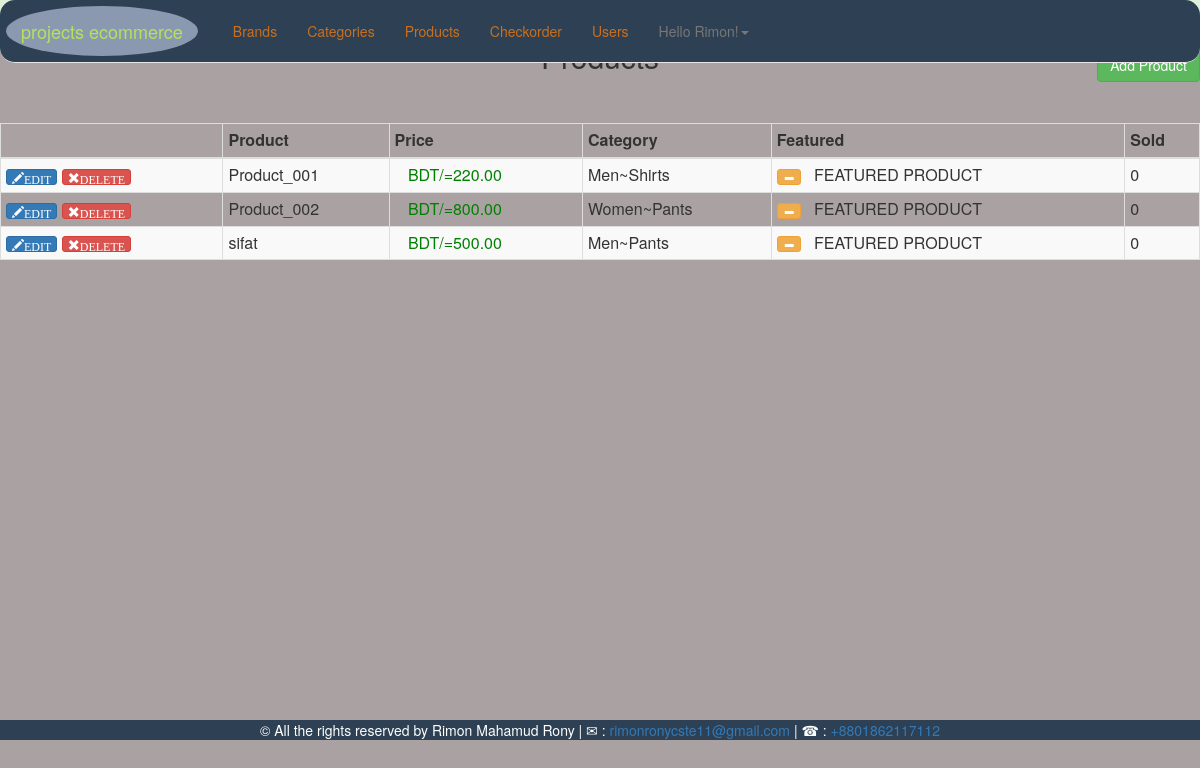
/admin/products.php (signed in), run on the app's committed database.
### tables this page shows
CREATE TABLE `users` (
  `id` int(11) NOT NULL,
  `full_name` varchar(255) NOT NULL,
  `email` varchar(175) NOT NULL,
  `password` varchar(255) NOT NULL,
  `join_date` datetime NOT NULL DEFAULT CURRENT_TIMESTAMP,
  `last_login` datetime NOT NULL,
  `permissions` varchar(255) NOT NULL
);

CREATE TABLE `products` (
  `id` int(11) NOT NULL,
  `title` varchar(255) NOT NULL,
  `price` decimal(10,2) NOT NULL,
  `list_price` decimal(10,2) NOT NULL,
  `brand` int(11) NOT NULL,
  `categories` varchar(255) NOT NULL,
  `image` varchar(255) NOT NULL,
  `description` text NOT NULL,
  `featured` tinyint(4) NOT NULL DEFAULT '0',
  `sizes` text NOT NULL,
  `deleted` int(11) NOT NULL DEFAULT '0'
);

### helpers/helpers.php (called while the page is built, shortened)
  <?php
function money($number){
  return '&nbsp;&nbsp; BDT/=' .number_format($number,2);
}
  function has_permission($permission = 'admin'){
    global $user_data;
    $permissions = explode(',' , $user_data['permissions']);
    if(in_array($permission,$permissions,true)){
      return true;
    }
    return false;
  }
?>

### admin/products.php (the view, shortened to what this page needs)
<?php
	require_once $_SERVER['DOCUMENT_ROOT'].'/tutorial/core/init.php';
	include 'includes/head.php';
	include 'includes/navigation.php';
	$dbpath ='';
	if (isset($_GET['add']) || isset($_GET['edit'])) {
		$brandQuery = $db->query("SELECT *FROM brand ORDER BY brand");
		$parentQuery = $db->query("SELECT *FROM categories WHERE parent = 0 ORDER BY category");
		$title = ((isset($_POST['title']) && $_POST['title'] != '')?sanitize($_POST['title']):'');
		$brand = ((isset($_POST['brand']) && !empty($_POST['brand']))?sanitize($_POST['brand']):'');
		$parent = ((isset($_POST['parent']) && !empty($_POST['parent']))?sanitize($_POST['parent']):'');
		$category =((isset($_POST['child'])) && !empty($_POST['child'])?sanitize($_POST['child']):'');
		$price = ((isset($_POST['price']) && $_POST['price'] != '')?sanitize($_POST['price']):'');
		$list_price = ((isset($_POST['list_price']) && $_POST['list_price'] != '')?sanitize($_POST['list_price']):'');
		$list_price = ((isset($_POST['list_price']) && $_POST['list_price'] != '')?sanitize($_POST['list_price']):'');
		$description = ((isset($_POST['description']) && $_POST['description'] != '')?sanitize($_POST['description']):'');
		$sizes = ((isset($_POST['sizes']) && $_POST['sizes'] != '')?sanitize($_POST['sizes']):'');
		$sizes= rtrim($sizes,',');
		$saved_image ='';
		if (isset($_GET['edit'])) {
			$edit_id = (int)$_GET['edit'];
			$productResults = $db->query("SELECT *FROM products WHERE id ='$edit_id' ");
			$product = mysqli_fetch_assoc($productResults);
				if (isset($_GET['delete_image'])) {
					$image_url = $_SERVER['DOCUMENT_ROOT'].$product['image'];
					unlink($image_url);
					$db->query("UPDATE products SET image ='' WHERE id = '$edit_id' ");
					header('Location: products.php?edit='.$edit_id);
				}
			$category = ((isset($_POST['child']) && $_POST['child'] != '')? sanitize($_POST['child']):$product['categories']);
			$title = ((isset($_POST['title']) && $_POST['title'] !='')?sanitize($_POST['title']):$product['title']);
			$brand = ((isset($_POST['brand']) && $_POST['brand'] !='')?sanitize($_POST['brand']):$product['brand']);
			$parentQ = $db->query("SELECT *FROM categories WHERE id = '$category' ");
			$parentResult = mysqli_fetch_assoc($parentQ);
			$parent = ((isset($_POST['parent']) && $_POST['parent'] !='')?sanitize($_POST['parent']):$parentResult['parent']);
			$price = ((isset($_POST['price']) && $_POST['price'] !='')?sanitize($_POST['price']):$product['price']);
			$list_price = ((isset($_POST['list_price']) && $_POST['list_price'] !='')?sanitize($_POST['list_price']):$product['list_price']);
			$description = ((isset($_POST['description']) && $_POST['description']!='')?sanitize($_POST['description']):$product['description']);
			$sizes = ((isset($_POST['sizes']) && $_POST['sizes']!='')?sanitize($_POST['sizes']):$product['sizes']);
			$sizes= rtrim($sizes,',');
			$saved_image = (($product['image'] != '')?$product['image']:'');
			$dbpath = $saved_image;
		}
		if (!empty($sizes)) {
				$sizeString = sanitize($sizes);
				$sizeString = rtrim($sizeString, ',');
				$sizesArray = explode(',', $sizeString);
				$sArray = array();
				$qArray = array();
				foreach ($sizesArray as $ss) {
					$s = explode(':',$ss);
					$sArray[] = $s[0];
					$qArray[] = $s[1];
				}
			}else{
				$sizesArray = array();
			}
		$sizesArray = array();
		if ($_POST) {
			$errors= array();
			$required = array('title','brand', 'price' ,'parent',  'child','sizes');
			foreach ($required as $field) {
				if ($_POST[$field] == '') {
					$errors [] = 'All fields with and astrisk are required';
					break;
				}
			}
			if (!empty($_FILES)) {
				$photo = $_FILES['photo'];
				$name = $photo['name'];
				$nameArray = explode('.',$name);
				$filename = $nameArray[0];
				$fileExt = $nameArray[1];
				$mime = explode('/',$photo['type']);
				$mimeType = $mime[0];
				$mimeExt = $mime[1];
				$tmpLoc = $photo['tmp_name'];
				$fileSize = $photo['size'];
				$allowed = array('png','jpg','jpeg','gif');
				$uploadName = md5(microtime()).'.'.$fileExt;
				$uploadPath = BASEURL.'images/products/'.$uploadName;
				$dbpath = '/tutorial/images/products/'.$uploadName;
				if ($mimeType != 'image') {
					$errors[] ='The file must be an image';
				}
				if (!in_array($fileExt, $allowed)) {
					$errors[] = 'The photo extension must be a png/jpg/jpeg/gif.';
				}
				if ($fileSize > 25000000) {
					$errors[] = "the file size must be under 25 mb";
				}
				if ($fileExt != $mimeExt && ($mimeExt == 'jpeg' && $fileExt != 'jpg')) {
					$errors[] = 'File extension does not match the file.';
				}
			}
			if (!empty($errors)) {
				echo display_errors($errors);
			}
			else{
				if (!empty($_FILES)){
					move_uploaded_file($tmpLoc, $uploadPath);
				}
				$insertSql = "INSERT INTO products (`title`,`price`,`list_price`,`brand`,`categories`,`sizes`,`image`,`description`) VALUES ('$title','$price','$list_price','$brand','$category','$sizes','$dbpath','$description')";
				if (isset($_GET['edit'])) {
					$insertSql =" UPDATE `products` SET `title` = '$title', `price` = '$price', `list_price` = '$list_price', `brand` = '$brand', `categories` = '$category', `image` = '$dbpath', `description` = '$description', `sizes` = '$sizes' WHERE `products`.`id` = $edit_id";
				}
				$db->query($insertSql);
				header('Location: products.php');
			}
		}
?>
	<h2 class="text-center"><?=((isset($_GET['edit']))?'&#x25B6; EDIT ':'&#10004; ADD A NEW ');?>PRODUCT</h2><hr>
		<form action="products.php?<?=((isset($_GET['edit']))?'edit='.$edit_id:'add=1');?>" method="post" enctype="multipart/form-data">
			<div class="form-group col-md-3">
				<label for="title">Title*:</label>
				<input type="text" name="title" class="form-control" id="title" value="<?=$title ;?>">
			</div>
			<div class="form-group col-md-3">
				<label for="brand">Brand*</label>
				<select class="form-control" id="brand" name="brand">
					<option value=""<?=(($brand =='')?' selected':'') ;?>></option>
					<?php while($b = mysqli_fetch_assoc($brandQuery)): ?>
						<option value="<?=$b['id'];?>"<?=(($brand== $b['id'])?' selected':'');?>><?=$b['brand'];?></option>
					<?php endwhile; ?>
				</select>
			</div>
			<div class="form-group col-md-3">
				<label for="parent">Parent Category*:</label>
				<select class="form-control" id="parent" name="parent">
					<option value=""<?=(($parent == '')?' selected':'');?>></option>
					<?php while($p = mysqli_fetch_assoc($parentQuery)): ?>
						<option value="<?=$p['id'] ;?>"<?= (($parent == $p['id'] )?' selected':'');?>><?=$p['category'];?></option>
					<?php endwhile;  ?>
				</select>
			</div>
			<div class="form-group col-md-3">
				<label for="child">Child Category*:</label>
				<select id="child" name="child" class="form-control"></select>
			</div>
			<div class="form-group col-md-3">
				<label for="price">Price*:</label>
				<input type="text" id="price" name="price" class="form-control" value="<?=$price;?>" >
			</div>
			<div class="form-group col-md-3">
				<label for="list_price">List Price:</label>
				<input type="text" id="list_price" name="list_price" class="form-control" value="<?=$list_price;?>">
			</div>
			<div class="form-group col-md-3">
				<label>Quantity and Sizes*:</label>
				<button class="btn btn-primary form-control" onclick="jQuery('#sizesModal').modal('toggle');return false;">Quantity and Sizes</button>
			</div>
			<div class="form-group col-md-3">
				<label for="sizes">Sizes & Quantity Preview</label>
				<input type="text" class="form-control" name="sizes" id="sizes" value="<?=$sizes;?>" readonly>
			</div>
			<div class="form-group col-md-6">
				<?php if($saved_image !=''): ?>
					<div class="saved-image">
						<img src="<?=$saved_image;?>" alt="saved image"/>
						<br>
						<a href="products.php?delete_image=1&edit=<?=$edit_id;?>" class="text-danger">DELETE IMAGE??</a>
					</div>
					<?php else: ?>
					<label for="photo">Product Photo:</label>
					<input type="file" name="photo" id="photo" class="form-control">
				<?php endif; ?>
			</div>
			<div class="form-group col-md-6">
				<label for="description">Description:</label>
				<textarea id="description" name="description" class="form-control" rows="6"><?=$description ;?></textarea>
			</div>
			<div class="form-group pull-right" style="margin-right: 1%;">
				<a href="products.php" class="btn btn-danger">Cancel</a>
				<input type="submit"  value="<?=((isset($_GET['edit']))?'&#x25B6; EDIT':'&#10004; ADD');?> Product" class="btn btn-success pull-right">
			</div>
			<div class="clearfix"></div>
		</form>
<div class="modal fade" id="sizesModal" tabindex="-1" role="dialog" aria-labelledby="sizesModalLabel">
  <div class="modal-dialog modal-lg" role="document">
    <div class="modal-content">
      <div class="modal-header">
        <button type="button" class="close" data-dismiss="modal" aria-label="Close"><span aria-hidden="true">&times;</span></button>
        <h4 class="modal-title" id="sizesModalLabel">Sizes and Quantity</h4>
      </div>
      <div class="modal-body">
	      	<div class="container-fluid">
	        	<?php for($i=1; $i<=12; $i++ ): ?>
	        		<div class="form-group col-md-4">
	        			<label for="size<?=$i;?>">Size:</label>
	        			<input type="text" name="size<?=$i ;?>" id="size<?=$i;?>" value="<?=((!empty($sArray[$i-1]))?$sArray[$i-1]:'');?>" class="form-control">
	        		</div>
	        		<div class="form-group col-md-2">
	        			<label for="qty<?=$i;?>">Quantity:</label>
	        			<input type="number" name="qty<?=$i ;?>" id="qty<?=$i;?>" min="0" value="<?=((!empty($qArray[$i-1]))?$qArray[$i-1]:'');?>" class="form-control">
	        		</div>
	        	<?php endfor; ?>
	        </div>
      </div>
      <div class="modal-footer">
        <button type="button" class="btn btn-default" data-dismiss="modal">Close</button>
        <button type="button" class="btn btn-primary" onclick="updateSizes();jQuery('#sizesModal').modal('toggle'); return false;">Save changes</button>
      </div>
    </div>
  </div>
</div>
<?php } else {
	$sql = "SELECT *FROM products WHERE deleted= 0";
	$presults = $db->query($sql);
?>
<h2 class="text-center">Products</h2>
<a href="products.php?add=1" class="btn btn-success pull-right" id="add-product-btn">Add Product</a><div class="clearfix"></div>
<br>
<br>
<table class="table table-bordered table-condensed table-striped" ">
	<thead><th></th><th>Product</th><th>Price</th><th>Category</th><th>Featured</th><th>Sold</th></thead>
	<tbody>
		<?php while($product = mysqli_fetch_assoc($presults)):
				$childID = $product['categories'];
				$catSql= "SELECT *FROM categories WHERE id =$childID ";
				$result = $db->query($catSql);
				$child = mysqli_fetch_assoc($result);
				$parentID = $child['parent'];
				$pSql = "SELECT *FROM categories WHERE id = '$parentID' ";
				$presult = $db->query($pSql);
				$parent =mysqli_fetch_assoc($presult);
				$category = $parent['category'].'~'.$child['category'];
			?>
			<tr>
				<td>
					<a href="products.php?edit=<?=$product['id'] ;?>" class="btn btn-xs btn-primary"><span class="glyphicon glyphicon-pencil">EDIT</span></a>
					<a href="products.php?delete=<?=$product['id'] ;?>" class="btn btn-xs btn-danger"><span class="glyphicon glyphicon-remove">DELETE</span></a>
				</td>
				<td><?=$product['title'];?></td>
				<td style="color: #008000;"><?=money($product['price']);?></td>
				<td><?=$category;?></td>
				<td>
					<a href="products.php?featured=<?=(($product['featured']==0)?'1':'0');?>&id=<?=$product['id'];?>" class="btn btn-xs btn-warning">
						<span class="glyphicon glyphicon-<?=(($product['featured']==1)?'minus':'plus') ;?>">
						</span>
					</a>
					&nbsp; <?=(($product['featured'] ==1)?'FEATURED PRODUCT':'') ?>
				</td>
				<td>0</td>
			</tr>
		<?php endwhile; ?>
	</tbody>
</table>
<?php
	}
?>
<br><br><br><br><br><br><br><br><br><br><br><br><br><br><br><br><br><br><br><br><br><br>
<?php
	include 'includes/footer.php';
?>

### admin/includes/navigation.php (shortened to what this page needs)
<nav class="navbar navbar-expand-lg navbar-default navbar-fixed-top bg-dark" style="background-color: #2e4053; padding: .5%;  border-radius: 15px; margin:0;">
	<div class="container-fluid">
    	<div class="navbar-header">
      		<a class="navbar-brand" href="index.php" style="background-color: #8a99b0; color: #b4e35b; border-radius: 55%; margin-right: 20px;">projects ecommerce</a>
    	</div>
    	<div class="collapse navbar-collapse" id="bs-example-navbar-collapse">
      		<ul class="nav navbar-nav">
            <li ><a href="brands.php" style="color: #ca6f1e;">Brands</a></li>
            <li ><a href="categories.php" style="color: #ca6f1e;">Categories</a></li>
            <li ><a href="products.php" style="color: #ca6f1e;">Products</a></li>
            <li ><a href="checkorder.php" style="color: #ca6f1e;">Checkorder</a></li>
            <?php if(has_permission('admin')): ?>
              <li ><a href="users.php" style="color: #ca6f1e;">Users</a></li>
            <?php endif; ?>
            <li class="dropdown">
                <a href="#" class="dropdown-toggole" data-toggle="dropdown">Hello <?=$user_data['first'];?>!<span class="caret"></span>
                </a>
            </li>
   		</div>
  </div>
</nav>

### css/main.css (style rules this page uses)
body { padding-top: 0px; margin: 0; background-color: #aaa2a2; }
#add-product-btn { margin-top: -35px; }

### data on the page
users: full_name "Rimon"
products: title "Product_001", price "BDT/=220.00", category "Men~Shirts", featured 1 (drawn)
products: title "Product_002", price "BDT/=800.00", category "Women~Pants", featured 1 (drawn)
products: title "sifat", price "BDT/=500.00", category "Men~Pants", featured 1 (drawn)
